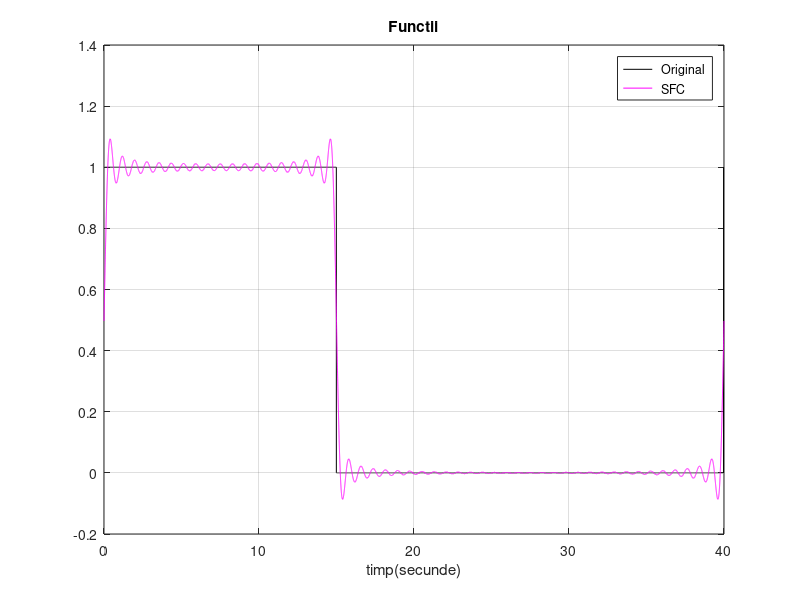
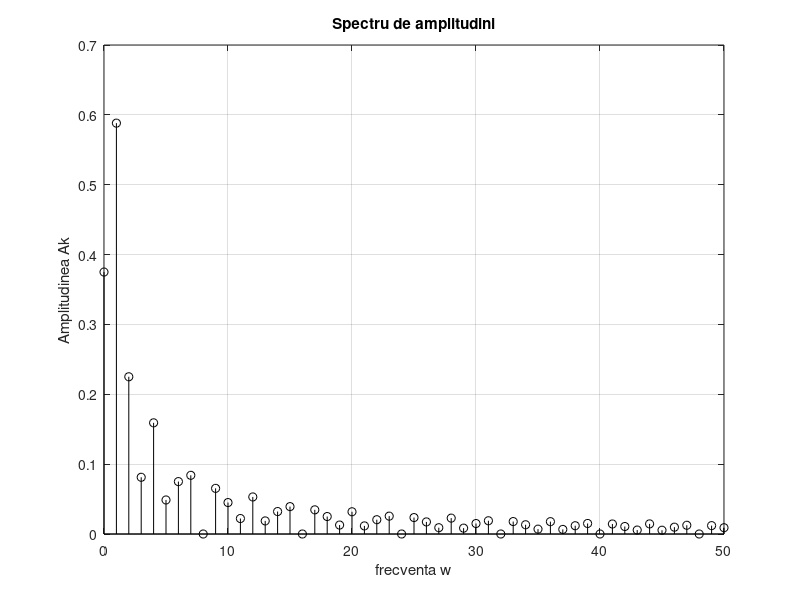

Reproduce these figures in MATLAB, in order.
function jdask()
    t=0:0.001:40;
T=40;
% Original Function
x=(square(t/(2.025*pi), 15/T*100)+1)/2;
plot(t,x,'k'), grid;

% Fourier Series 
N=50;
Ckw=zeros(size(t));
SFC=zeros(size(t));
Ak=zeros(size(N));
w=2*pi/40;
 for k = 1:N
     Ckw=i*((-1)^((-15*k*w)/pi)-1)/(T*k*w); %coeficientii seriei fourier complexe
     Ak(k+1)=2*abs(Ckw);
     SFC=SFC+Ckw.*exp(j*k*w*t)*2+3/8*1/N; %Componenta continua = +3/8*1/N
 end 
 
 hold on,
 plot(t,SFC,'m'),  title ('Functii'), xlabel('timp(secunde)');
 legend(' Original ',' SFC');
 
figure(2);
Ak(1)=Ak(51);
Ak(1)=3/8;
stem([0:N],Ak,'k'), grid, title('Spectru de amplitudini'), xlabel('frecventa w'), ylabel('Amplitudinea Ak');
    
end
